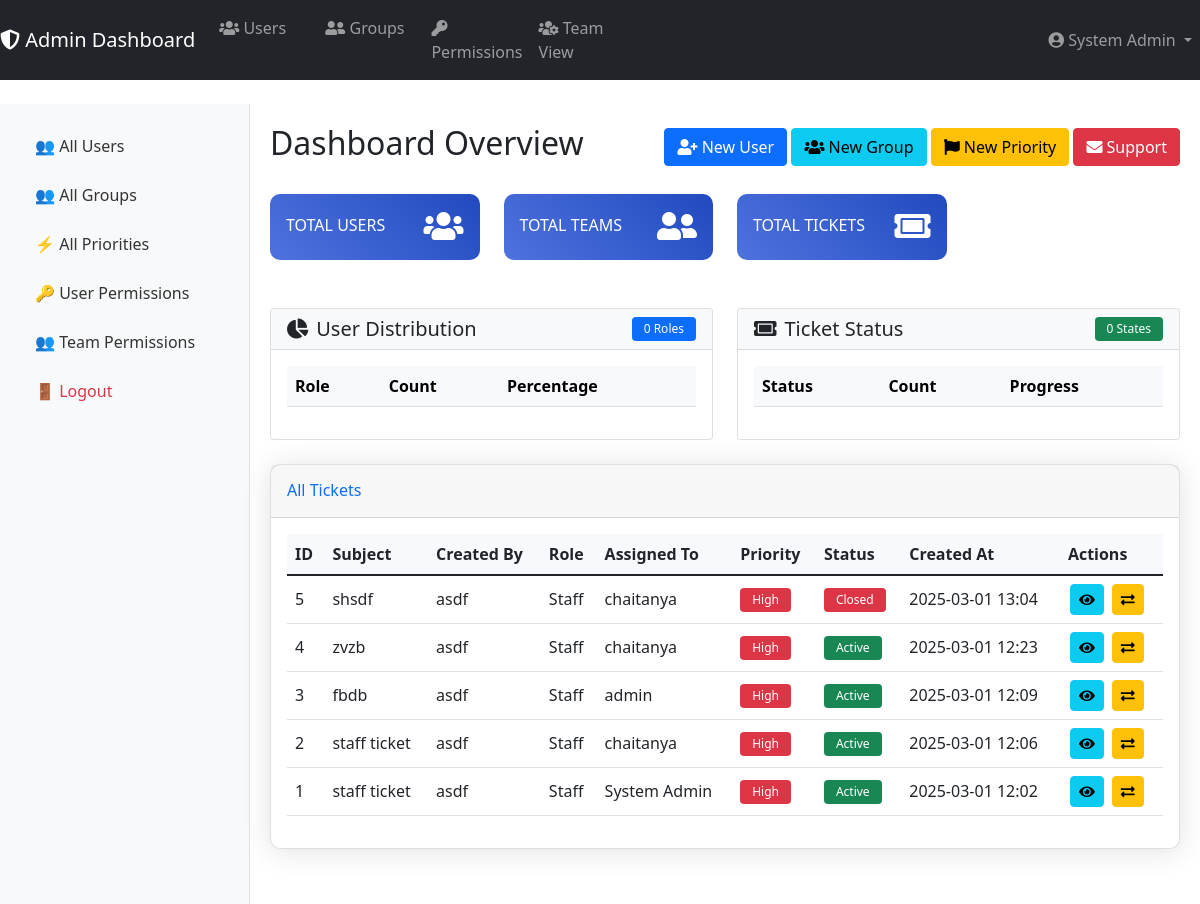
Page /dashboard/ (signed in) on the earlier database version.
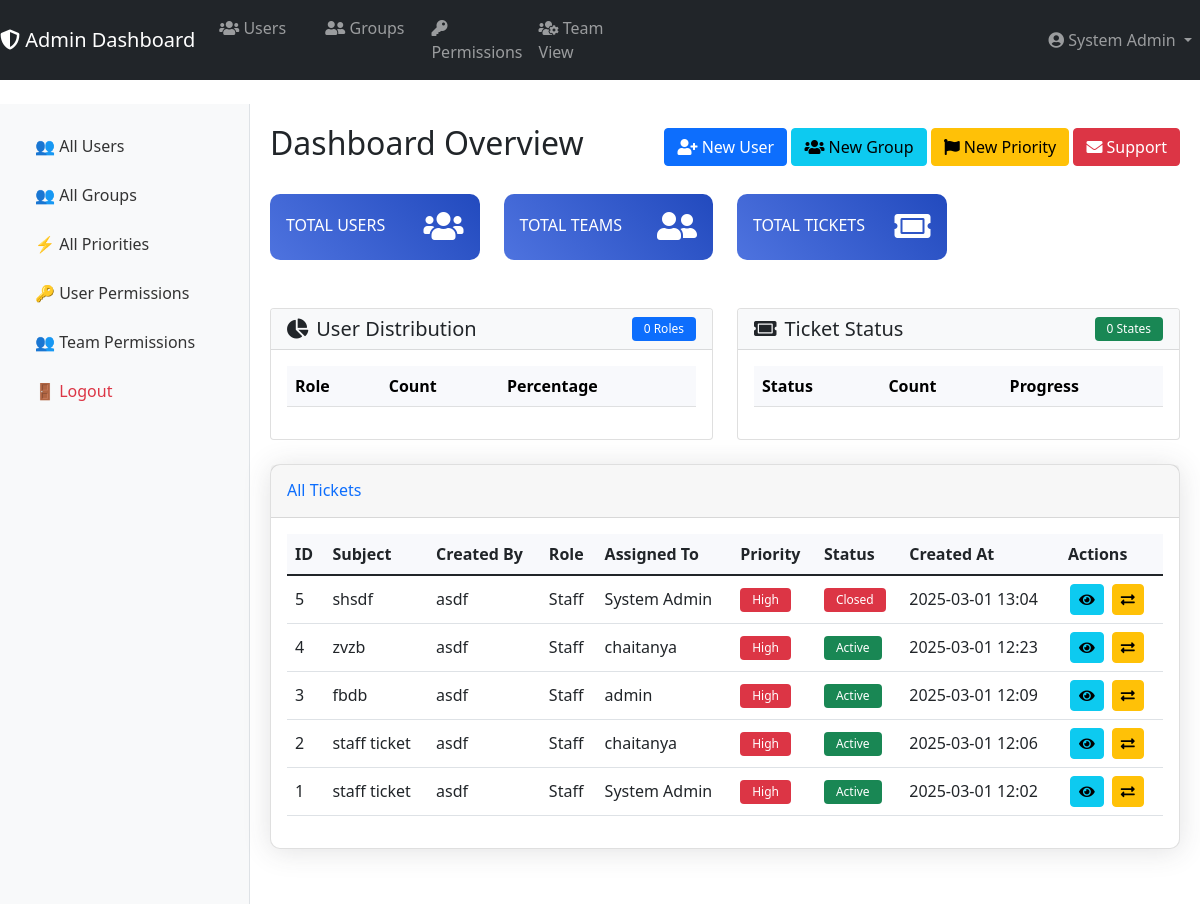
Same page on the later database version.
### tracker/models.py (models this page shows, shortened)
class Ticket(models.Model):
    STATUS_ACTIVE = 1
    STATUS_CLOSED = 2
    STATUS_PENDING = 3
    STATUS_CHOICES = [
        (STATUS_ACTIVE, 'Active'),
        (STATUS_CLOSED, 'Closed'),
        (STATUS_PENDING, 'Pending'),
    ]
    id = models.AutoField(primary_key=True)
    subject = models.CharField(max_length=200)
    description = models.TextField()
    created_by = models.ForeignKey(UserDetail, on_delete=models.CASCADE, related_name='created_tickets')
    assigned_to = models.ForeignKey(UserDetail, on_delete=models.SET_NULL, null=True, related_name='assigned_tickets')
    created_at = models.DateTimeField(auto_now_add=True)
    updated_at = models.DateTimeField(auto_now=True)
    status = models.PositiveSmallIntegerField(
        choices=STATUS_CHOICES,
        default=STATUS_ACTIVE
    )
    closed_at = models.DateTimeField(null=True, blank=True)
    closed_by = models.ForeignKey(
        UserDetail,
        on_delete=models.SET_NULL,
        null=True,
        blank=True,
        related_name='closed_tickets'
    )
    priority = models.ForeignKey(Priority, on_delete=models.SET_NULL, null=True)
    brand = models.CharField(max_length=100, blank=True, null=True)
    class Meta:
        ordering = ['-created_at']  # Default ordering by creation date, newest first
        indexes = [
            models.Index(fields=['-created_at']),  # Add index for better performance
        ]

class UserDetail(AbstractBaseUser, PermissionsMixin):
    row_id = models.AutoField(primary_key=True)  # ✅ `row_id` is the primary key
    user_id = models.CharField(max_length=255, unique=True)
    user_name = models.CharField(max_length=255)
    is_email_verified = models.BooleanField(default=False)
    is_active = models.BooleanField(default=True)
    pagination = models.IntegerField(default=10)
    sorting = models.IntegerField(default=0)
    is_staff = models.BooleanField(default=False)
    is_superuser = models.BooleanField(default=False)
    role = models.ForeignKey(Role, on_delete=models.SET_NULL, null=True)
    objects = UserManager()
    USERNAME_FIELD = "user_id"
    REQUIRED_FIELDS = ["user_name"]
    class Meta:
        verbose_name = 'user'
        verbose_name_plural = 'users'
    groups = models.ManyToManyField(
        'auth.Group',
        verbose_name='groups',
        blank=True,
        related_name='userdetail_set',
        related_query_name='userdetail'
    )
    user_permissions = models.ManyToManyField(
        'auth.Permission',
        verbose_name='user permissions',
        blank=True,
        related_name='userdetail_set',
        related_query_name='userdetail'
    )

class Role(models.Model):
    ADMIN = 1
    MANAGER = 2
    CLIENT = 3
    EMPLOYEE = 4
    USER = 5
    STAFF = 6
    ROLE_CHOICES = [
        (ADMIN, 'Admin'),
        (MANAGER, 'Manager'),
        (CLIENT, 'Client'),
        (EMPLOYEE, 'Employee'),
        (USER, 'User'),
        (STAFF, 'Staff'),
    ]
    id = models.PositiveSmallIntegerField(choices=ROLE_CHOICES, primary_key=True)
    name = models.CharField(max_length=50)
    class Meta:
        ordering = ['id']
        verbose_name_plural = 'Roles'
    class Meta:
        permissions = [
            ("view_staff_dashboard", "Can view staff dashboard"),
            ("create_ticket", "Can create ticket"),
            ("view_ticket", "Can view ticket"),
            ("comment_ticket", "Can comment on ticket"),
            ("close_ticket", "Can close ticket"),
            ("view_org_tickets", "Can view organization tickets"),
        ]

class Priority(models.Model):
    name = models.CharField(max_length=50, unique=True)
    class Meta:
        verbose_name_plural = "Priorities"

### tracker/views.py (the view)
# urls.py: path('dashboard/', views.role_based_dashboard, name='dashboard'),  # Default dashboard
@login_required_with_message
def role_based_dashboard(request, role=None):
    user = request.user
    if not role:
        role = user.role.name.lower() if user.role else 'user'
    if not user.role or user.role.name.lower() != role:
        messages.error(request, "Access denied. Invalid role.")
        return redirect('home')
    context = {'user': user}
    if role == 'staff':
        context.update({
            'assigned_tickets': Ticket.objects.filter(assigned_to=user),
            'created_tickets': Ticket.objects.filter(created_by=user)
        })
    elif role == 'admin':
        context.update({
            'all_tickets': Ticket.objects.all(),
            'users': UserDetail.objects.all()
        })
    try:
        return render(request, f'dashboards/{role}_dashboard.html', context)
    except TemplateDoesNotExist:
        messages.error(request, f"Dashboard template for {role} not found.")
        return redirect('home')

### tracker/templates/dashboards/admin_dashboard.html (shortened to what the changed rows need)
{% extends "../base_admin.html" %}
{% load static %}
{% block content %}
<div class="container-fluid mt-4">
    <div class="d-flex">
        <div class="main-content">
            <div class="d-flex justify-content-between align-items-center mb-4">
                <h2>Dashboard Overview</h2>
            </div>
            <div class="row g-4 mb-4">
                <div class="col-md-6">
                    <div class="card h-100">
                        <div class="card-body">
                            <div class="table-responsive">
                                <table class="table table-hover">
                                    <thead class="table-light">
                                        <tr>
                                            <th>Role</th>
                                            <th>Count</th>
                                            <th>Percentage</th>
                                        </tr>
                                    </thead>
                                </table>
                            </div>
                        </div>
                    </div>
                </div>
                <div class="col-md-6">
                    <div class="card h-100">
                        <div class="card-body">
                            <div class="table-responsive">
                                <table class="table table-hover">
                                    <thead class="table-light">
                                        <tr>
                                            <th>Status</th>
                                            <th>Count</th>
                                            <th>Progress</th>
                                        </tr>
                                    </thead>
                                </table>
                            </div>
                        </div>
                    </div>
                </div>
            </div>
            <div class="card ticket-table mb-4">
                <div class="card-body">
                    <div class="table-responsive">
                        <table class="table table-hover">
                            <thead>
                                <tr>
                                    <th>ID</th>
                                    <th>Subject</th>
                                    <th>Created By</th>
                                    <th>Role</th>
                                    <th>Assigned To</th>
                                    <th>Priority</th>
                                    <th>Status</th>
                                    <th>Created At</th>
                                    <th>Actions</th>
                                </tr>
                            </thead>
                            <tbody>
                                {% for ticket in all_tickets %}
                                <tr>
                                    <td>{{ ticket.id }}</td>
                                    <td>{{ ticket.subject }}</td>
                                    <td>{{ ticket.created_by.user_name }}</td>
                                    <td>{{ ticket.created_by.role.name }}</td>
                                    <td>{{ ticket.assigned_to.user_name|default:"Unassigned" }}</td>
                                    <td>
                                        <span class="badge priority-{{ ticket.priority.name|lower }}">
                                            {{ ticket.priority.name }}
                                        </span>
                                    </td>
                                    <td>
                                        <span class="badge {% if ticket.status == 2 %}bg-danger{% else %}bg-success{% endif %}">
                                            {{ ticket.get_status_display }}
                                        </span>
                                    </td>
                                    <td>{{ ticket.created_at|date:"Y-m-d H:i" }}</td>
                                    <td>
                                        <a href="{% url 'admin_view_ticket' ticket.id %}" class="btn btn-info btn-action">
                                            <i class="fas fa-eye"></i>
                                        </a>
                                        <a href="{% url 'transfer_ticket' ticket.id %}" class="btn btn-warning btn-action">
                                            <i class="fas fa-exchange-alt"></i>
                                        </a>
                                    </td>
                                </tr>
                                {% endfor %}
                            </tbody>
                        </table>
                    </div>
                </div>
            </div>
        </div>
    </div>
</div>
{% endblock %}

Differences in the rows shown:
changed Ticket "shsdf": assigned_to.user_name "chaitanya" → "System Admin"
